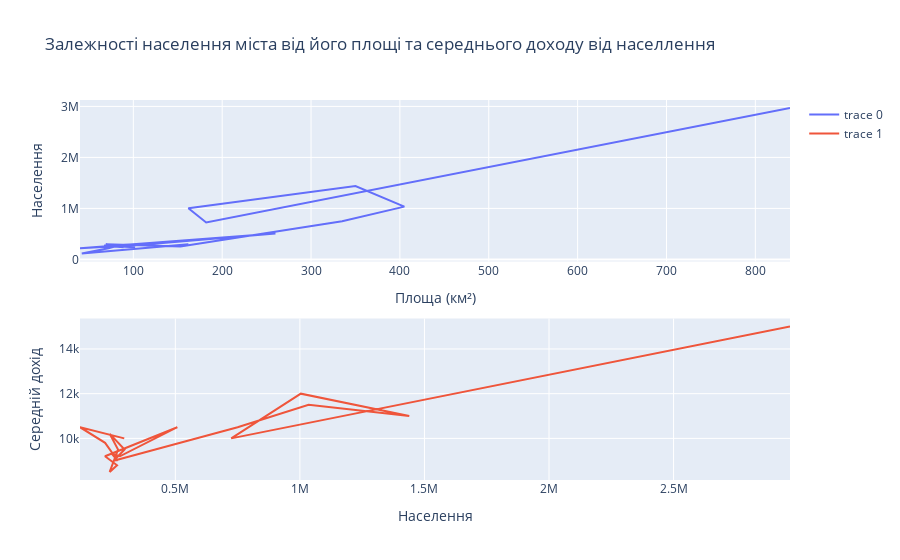

The notebook cell this image was saved under:
### Code cell
# Друге завдання - залежності населення міста від його площі та середнього доходу від населлення

fig = make_subplots(rows=2, cols=1)

fig.add_scatter(x=df_city['Площа (км²)'], y=df_city['Населення'], row=1, col=1)

fig.add_scatter(x=df_city['Населення'], y=df_city['Середній дохід'], row=2, col=1)

fig.update_layout(title="Залежності населення міста від його площі та середнього доходу від населлення")
fig.update_xaxes(title='Площа (км²)', col=1, row=1)
fig.update_xaxes(title='Населення', col=1, row=2)
fig.update_yaxes(title='Населення', col=1, row=1)
fig.update_yaxes(title='Середній дохід', col=1, row=2)

### Figure 1 — Plotly figure (JSON) as saved in the notebook; plotly's stock layout.template omitted (floating-point values rounded to 4 significant figures)
{"data": [{"type": "scatter", "x": [839, 182, 162, 350, 405, 335, 153, 69, 89, 67, 102, 90, 40, 260, 103, 63, 82, 72, 42, 162], "xaxis": "x", "y": [2967360, 724314, 1003705, 1439036, 1035000, 750000, 252474, 296259, 237000, 270000, 236517, 266000, 217758, 508000, 277500, 246000, 269000, 218022, 117317, 295000], "yaxis": "y"}, {"type": "scatter", "x": [2967360, 724314, 1003705, 1439036, 1035000, 750000, 252474, 296259, 237000, 270000, 236517, 266000, 217758, 508000, 277500, 246000, 269000, 218022, 117317, 295000], "xaxis": "x2", "y": [15000, 10000, 12000, 11000, 11500, 10500, 9000, 9500, 10200, 9500, 8500, 8800, 9200, 10500, 9200, 9300, 9000, 9800, 10500, 10000], "yaxis": "y2"}], "layout": {"title": {"text": "Залежності населення міста від його площі та середнього доходу від населлення"}, "xaxis": {"anchor": "y", "domain": [0, 1], "title": {"text": "Площа (км²)"}}, "xaxis2": {"anchor": "y2", "domain": [0, 1], "title": {"text": "Населення"}}, "yaxis": {"anchor": "x", "domain": [0.575, 1], "title": {"text": "Населення"}}, "yaxis2": {"anchor": "x2", "domain": [0, 0.425], "title": {"text": "Середній дохід"}}}}
